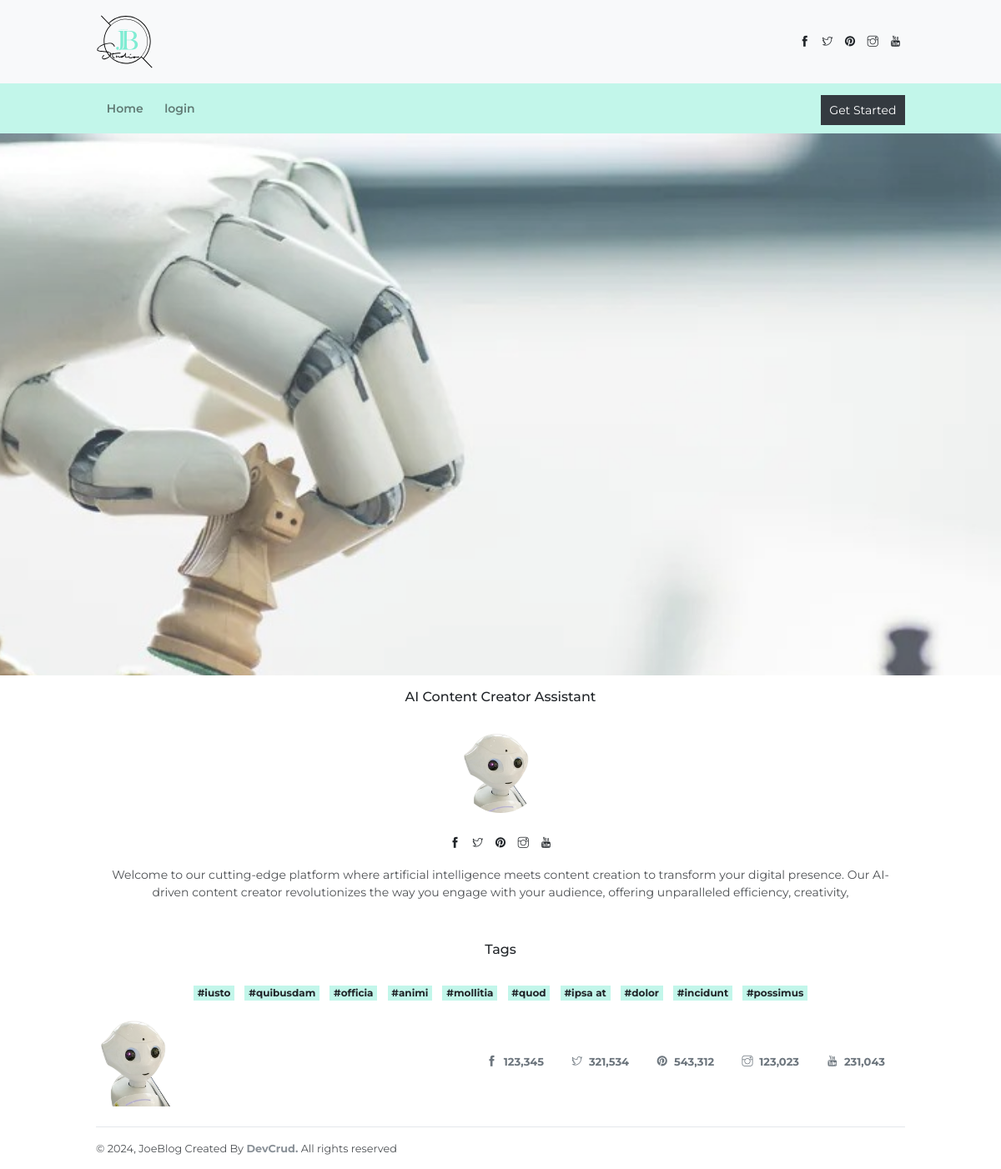
The page /en/ on the database its author committed.
### Accounts/models.py (models this page shows, shortened)
class HomeInfo(models.Model):
    admin = models.ForeignKey(UserAdmin, on_delete=models.CASCADE, null=True)
    title = models.CharField(max_length=200)
    description = models.CharField(max_length=255)
    title_ar_field = models.CharField(max_length=200)
    description_ar_field = models.CharField(max_length=255)
    image = models.ImageField(upload_to='images')
    background = models.ImageField(upload_to='images')
    created = models.DateTimeField(auto_now_add=True)

### Accounts/views.py (the view)
# urls.py: path('',views.home_page,name='homepage'),
def home_page(request):
    language_code = request.path.split('/')[1]  # Extract the first part of the path
    template_name = 'home.html' if language_code == 'en' else 'home-ar.html'
    homeinfo = HomeInfo.objects.get(id=1)
    home_background = str(homeinfo.background.url).lstrip('/')
    print(home_background)
    print(template_name)
    return render(request, template_name,
                  {"homeinfo": homeinfo, "language_code": language_code,
                   'home_background': home_background})

### Accounts/templates/home.html (shortened to what this page needs)
{% extends 'index.html' %}
{%load static %}
{%block content%}
<body>
  <div class="container">
        <div class="text-center">
            <h6 class="sidebar-title section-title mb-4 mt-3">{{homeinfo.title}}</h6>
            <img src="{% static 'imgs/robo-removebg-preview.png' %}" alt="" class="circle-100 mb-3">
            <div class="socials mb-3 mt-2">
                <a href="javascript:void(0)"><i class="ti-facebook"></i></a>
                <a href="javascript:void(0)"><i class="ti-twitter"></i></a>
                <a href="javascript:void(0)"><i class="ti-pinterest-alt"></i></a>
                <a href="javascript:void(0)"><i class="ti-instagram"></i></a>
                <a href="javascript:void(0)"><i class="ti-youtube"></i></a>
            </div>
            <p>{{homeinfo.description}}</p>
            <h6 class="sidebar-title mt-5 mb-4">Tags</h6>
            <a href="javascript:void(0)" class="badge badge-primary m-1">#iusto</a>
            <a href="javascript:void(0)" class="badge badge-primary m-1">#quibusdam</a>
            <a href="javascript:void(0)" class="badge badge-primary m-1">#officia</a>
            <a href="javascript:void(0)" class="badge badge-primary m-1">#animi</a>
            <a href="javascript:void(0)" class="badge badge-primary m-1">#mollitia</a>
            <a href="javascript:void(0)" class="badge badge-primary m-1">#quod</a>
            <a href="javascript:void(0)" class="badge badge-primary m-1">#ipsa at</a>
            <a href="javascript:void(0)" class="badge badge-primary m-1">#dolor</a>
            <a href="javascript:void(0)" class="badge badge-primary m-1">#incidunt</a>
            <a href="javascript:void(0)" class="badge badge-primary m-1">#possimus</a>
        </div>
    </div>
  </body>
{% endblock %}

### Accounts/templates/index.html (shortened to what this page needs)
{% load static %}
<!DOCTYPE html>
<html>
  <head>
    <link rel="stylesheet" href="{% static 'vendors/themify-icons/css/themify-icons.css' %}">
    <link rel="stylesheet" href="{% static 'css/joeblog.css' %}">
  </head>
    <body>
      {% include 'partials/_navbar.html' %}
        {% block content %}
        {% endblock %}
        {% include 'partials/_footer.html' %}
    </body>
</html>

### Accounts/templates/partials/_navbar.html (shortened to what this page needs)
{%load static %}
<!DOCTYPE html>
<html lang="en">
<head>
    <link rel="stylesheet" href="{% static 'vendors/themify-icons/css/themify-icons.css' %}">
    <link rel="stylesheet" href="{% static 'css/joeblog.css' %}">
</head>
<body data-spy="scroll" data-target=".navbar" data-offset="40" id="home">
    <nav class="navbar navbar-light bg-light">
        <div class="container">
            <a class="navbar-brand" href="#">
                <img src="{% static 'imgs/logo.svg' %}" alt="">
            </a>
            <div class="socials">
                <a href="javascript:void(0)"><i class="ti-facebook"></i></a>
                <a href="javascript:void(0)"><i class="ti-twitter"></i></a>
                <a href="javascript:void(0)"><i class="ti-pinterest-alt"></i></a>
                <a href="javascript:void(0)"><i class="ti-instagram"></i></a>
                <a href="javascript:void(0)"><i class="ti-youtube"></i></a>
            </div>
        </div>
    </nav>
    <nav class="navbar custom-navbar navbar-expand-md navbar-light bg-primary sticky-top">
        <div class="container">
            <div class="collapse navbar-collapse" id="navbarSupportedContent">
                <ul class="navbar-nav">
                    <li class="nav-item">
                        <a class="nav-link" href="{% url 'homepage' %}">Home</a>
                    </li>
                    {% if user.is_authenticated %}
                    <li class="nav-item">
                        <a class="nav-link" href="#">{{user.username}}</a>
                    </li>
                    <li class="nav-item">
                      <a class="nav-link" href="/{{language_code}}/logout/">logout</a>
                  </li>
                    {% else %}
                    <li class="nav-item">
                      <a class="nav-link" href="/{{language_code}}/login/">login</a>
                  </li>
                    {%endif%}
                </ul>
                <div class="navbar-nav ml-auto">
                    <li class="nav-item">
                        <a href="/{{language_code}}/content_creator/" class="ml-4 btn btn-dark mt-1 btn-sm">Get Started</a>
                    </li>
                </div>
            </div>
        </div>
    </nav>
    <header class="page-header"></header>
</body>
</html>

### Accounts/templates/partials/_footer.html
{%load static %}
    <footer class="page-footer">
      <div class="container">
          <div class="row align-items-center justify-content-between">
              <div class="col-md-3 text-center text-md-left mb-3 mb-md-0">
                  <img src="{% static 'imgs/robo-removebg-preview.png' %}" alt="" class="logo">
              </div>
              <div class="col-md-9 text-center text-md-right">
                  <div class="socials">
                      <a href="javascript:void(0)" class="font-weight-bold text-muted mr-4"><i class="ti-facebook pr-1"></i> 123,345</a>
                      <a href="javascript:void(0)" class="font-weight-bold text-muted mr-4"><i class="ti-twitter pr-1"></i> 321,534</a>
                      <a href="javascript:void(0)" class="font-weight-bold text-muted mr-4"><i class="ti-pinterest-alt pr-1"></i> 543,312</a>
                      <a href="javascript:void(0)" class="font-weight-bold text-muted mr-4"><i class="ti-instagram pr-1"></i> 123,023</a>
                      <a href="javascript:void(0)" class="font-weight-bold text-muted mr-4"><i class="ti-youtube pr-1"></i> 231,043</a>
                  </div>
              </div>
          </div>
          <p class="border-top mb-0 mt-4 pt-3 small">&copy; <script>document.write(new Date().getFullYear())</script>, JoeBlog Created By <a href="https://www.devcrud.com" class="text-muted font-weight-bold" target="_blank">DevCrud.</a>  All rights reserved </p>
      </div>
  </footer>

### rows shown on the page
HomeInfo: title "AI Content Creator Assistant", description "Welcome to our cutting-edge platform where artificial intelligence meets content creation to transform your digital presence. Our AI-driven content creator revolutionizes the way you engage with your audience, offering unparalleled efficiency, creativity,"
